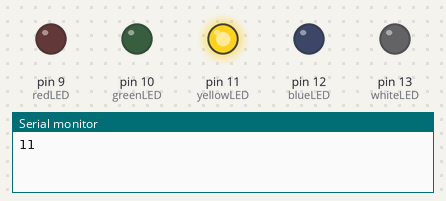
This sketch was run on a simulated Arduino Uno, built with avr-gcc and run on an emulated ATmega328P. Parts: output pins drawn as LEDs (lit = HIGH), the last lines printed to the serial monitor. Random numbers use the default seed unless the sketch sets one.

Above: at 0.12 s.
At 5.12 s:
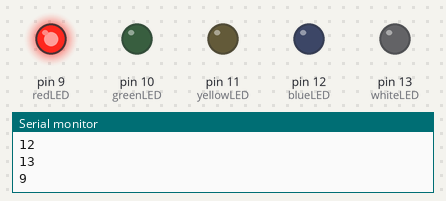
At 10.13 s:
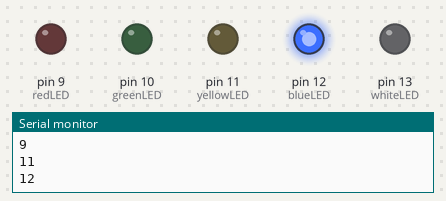
At 19.88 s:
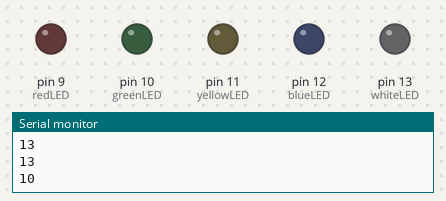
At 28.63 s:
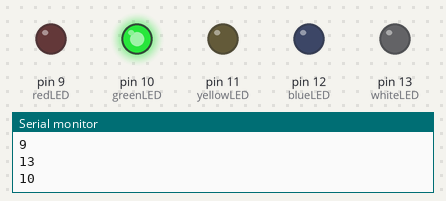
At 39.64 s:
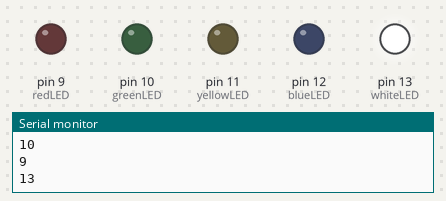
Timing chart, 0 to 40.0 s (numbered marks = the images above):
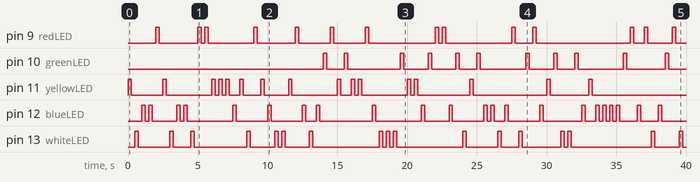

The sketch:

ChristmasTree.ino
```cpp
int whiteLED = 13;
int blueLED = 12;
int yellowLED = 11;
int greenLED = 10;
int redLED = 9;

// 5개의 LED를 연결하고 랜덤하게 한 개 씩 깜빡이도록 하는 예제

void setup() {
  pinMode(whiteLED,OUTPUT);
  pinMode(blueLED,OUTPUT);
  pinMode(yellowLED,OUTPUT);
  pinMode(greenLED,OUTPUT);
  pinMode(redLED,OUTPUT);

  digitalWrite(whiteLED,LOW);
  digitalWrite(blueLED,LOW);
  digitalWrite(yellowLED,LOW);
  digitalWrite(greenLED,LOW);
  digitalWrite(redLED,LOW);

  Serial.begin(9600);
}

void loop() {
  int randNumber = random(9,14);
  Serial.println(randNumber);
  digitalWrite(randNumber,HIGH);
  delay(250);
  digitalWrite(randNumber,LOW);
  delay(250);
}
```

Measured:
- by itself, pin 9 (redLED): LOW → HIGH at 2.0 s, → LOW 0.25 s later, → HIGH 2.8 s later, → LOW 0.25 s later, … (28 changes in this stretch)
- by itself, pin 10 (greenLED): LOW → HIGH at 14.0 s, → LOW 0.25 s later, → HIGH 1.3 s later, → LOW 0.25 s later, … (22 changes in this stretch)
- by itself, pin 11 (yellowLED): LOW → HIGH at 0.00 s, → LOW 0.25 s later, → HIGH 2.3 s later, → LOW 0.25 s later, … (32 changes in this stretch)
- by itself, pin 12 (blueLED): LOW → HIGH at 1.0 s, → LOW 0.25 s later, → HIGH 0.25 s later, → LOW 0.25 s later, … (44 changes in this stretch)
- by itself, pin 13 (whiteLED): LOW → HIGH at 0.50 s, → LOW 0.25 s later, → HIGH 2.3 s later, → LOW 0.25 s later, … (34 changes in this stretch)
